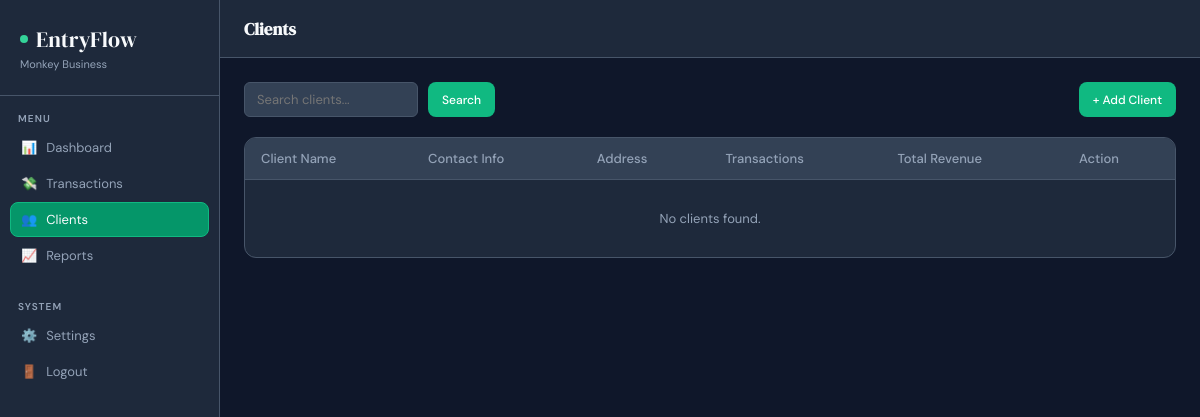
Page /clients.php (signed in) on the earlier database version.
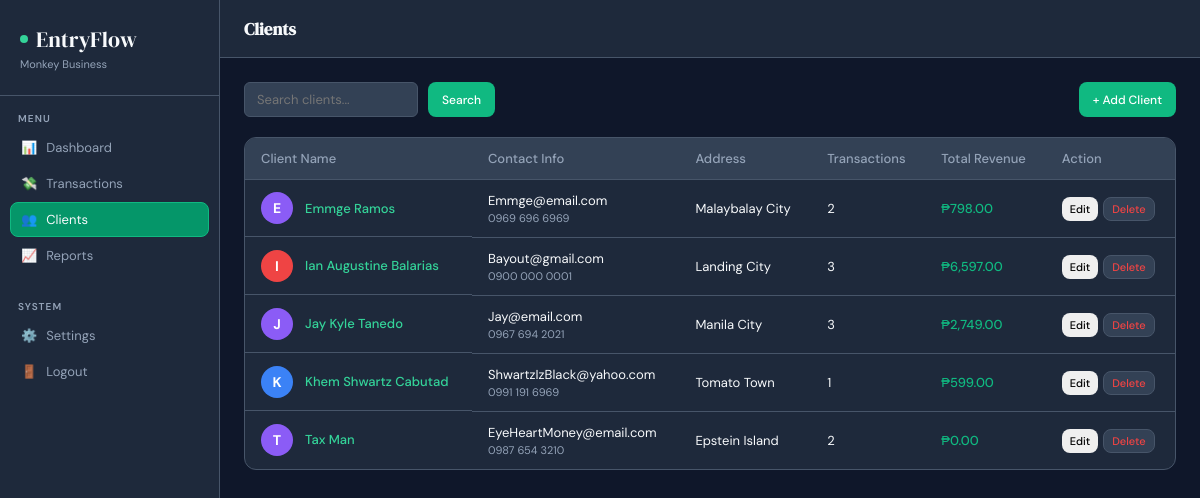
Same page on the later database version.
### tables this page shows
CREATE TABLE `clients` (
  `id` int(10) UNSIGNED NOT NULL,
  `user_id` int(10) UNSIGNED NOT NULL,
  `name` varchar(150) NOT NULL,
  `email` varchar(150) DEFAULT NULL,
  `phone` varchar(20) DEFAULT NULL,
  `address` text DEFAULT NULL,
  `notes` text DEFAULT NULL,
  `created_at` datetime NOT NULL DEFAULT current_timestamp(),
  `updated_at` datetime NOT NULL DEFAULT current_timestamp() ON UPDATE current_timestamp()
);

### clients.php (the view, shortened to what this page needs)
<?php
$db = getDB();
$userId = (int)$_SESSION['user_id'];
$search = $_GET['search'] ?? '';
$query = "
    SELECT c.*, COUNT(t.id) AS tx_count,
           SUM(CASE WHEN t.type='income' THEN t.amount ELSE 0 END) AS total_revenue
    FROM clients c
    LEFT JOIN transactions t ON t.client_id = c.id AND t.user_id = ?
    WHERE c.user_id = ?
";
$query .= " GROUP BY c.id ORDER BY c.name ASC";
$stmt = $db->prepare($query);
if ($search !== '') {
    $searchTerm = "%" . $search . "%";
    $stmt->bind_param("iis", $userId, $userId, $searchTerm);
} else {
    $stmt->bind_param("ii", $userId, $userId);
}
$stmt->execute();
$clients = $stmt->get_result()->fetch_all(MYSQLI_ASSOC);
include 'includes/header.php';
?>
<div style="display: flex; justify-content: space-between; margin-bottom: 20px;">
    <form method="GET" action="clients.php" style="display: flex; gap: 10px;">
        <input type="text" name="search" class="sb" placeholder="Search clients..." value="<?= htmlspecialchars($search) ?>">
        <button type="submit" class="btn btn-primary">Search</button>
    </form>
    <button class="btn btn-primary" onclick="openModal('clientModal')">+ Add Client</button>
</div>
<div class="tc">
    <table>
        <thead>
            <tr>
                <th>Client Name</th>
                <th>Contact Info</th>
                <th>Address</th>
                <th>Transactions</th>
                <th>Total Revenue</th>
                <th>Action</th>
            </tr>
        </thead>
        <tbody>
            <?php if (empty($clients)): ?>
                <tr>
                    <td colspan="6" style="text-align: center; padding: 30px; color: var(--text-muted);">No clients found.</td>
                </tr>
            <?php else: ?>
                <?php foreach ($clients as $client): ?>
                    <tr>
                        <td class="client-name-wrap">
                            <?php
                                $initial = strtoupper(substr($client['name'], 0, 1));
                                $colorClass = 'av-' . ((ord($initial) % 5) + 1);
                            ?>
                            <div class="avatar <?= $colorClass ?>"><?= $initial ?></div>
                            <span style="font-weight: 500; color: var(--primary-light);"><?= htmlspecialchars($client['name']) ?></span>
                        </td>
                        <td class="tdn">
                            <div><?= htmlspecialchars($client['email'] ?? 'No email') ?></div>
                            <div class="tds"><?= htmlspecialchars($client['phone'] ?? 'No phone') ?></div>
                        </td>
                        <td><?= htmlspecialchars($client['address'] ?? '—') ?></td>
                        <td><?= (int)$client['tx_count'] ?></td>
                        <td class="ap">₱<?= number_format($client['total_revenue'] ?? 0, 2) ?></td>
                        <td>
                            <div style="display: flex; gap: 5px;">
                                <button class="btn" style="padding: 4px 8px; font-size: 11px;"
                                    onclick="editClient(this)"
                                    data-id="<?= $client['id'] ?>"
                                    data-name="<?= htmlspecialchars($client['name']) ?>"
                                    data-email="<?= htmlspecialchars($client['email'] ?? '') ?>"
                                    data-phone="<?= htmlspecialchars($client['phone'] ?? '') ?>"
                                    data-address="<?= htmlspecialchars($client['address'] ?? '') ?>"
                                    data-notes="<?= htmlspecialchars($client['notes'] ?? '') ?>"
                                >Edit</button>
                                <button class="btn btn-danger" style="padding: 4px 8px; font-size: 11px;"
                                    onclick="confirmDelete('client', <?= $client['id'] ?>)">Delete</button>
                            </div>
                        </td>
                    </tr>
                <?php endforeach; ?>
            <?php endif; ?>
        </tbody>
    </table>
</div>
<?php include 'includes/footer.php'; ?>

Differences in the rows shown:
added clients: name "E", name "Emmge Ramos", email "Emmge@email.com", phone "0969 696 6969", address "Malaybalay City", tx_count "2", total_revenue "798.00"
added clients: name "I", name "Ian Augustine Balarias", email "Bayout@gmail.com", phone "0900 000 0001", address "Landing City", tx_count "3", total_revenue "6,597.00"
added clients: name "J", name "Jay Kyle Tanedo", email "Jay@email.com", phone "0967 694 2021", address "Manila City", tx_count "3", total_revenue "2,749.00"
added clients: name "K", name "Khem Shwartz Cabutad", email "ShwartzIzBlack@yahoo.com", phone "0991 191 6969", address "Tomato Town", tx_count "1", total_revenue "599.00"
added clients: name "T", name "Tax Man", email "EyeHeartMoney@email.com", phone "0987 654 3210", address "Epstein Island", tx_count "2", total_revenue "0.00"
Other differences:
text no longer shown: "No clients found."
